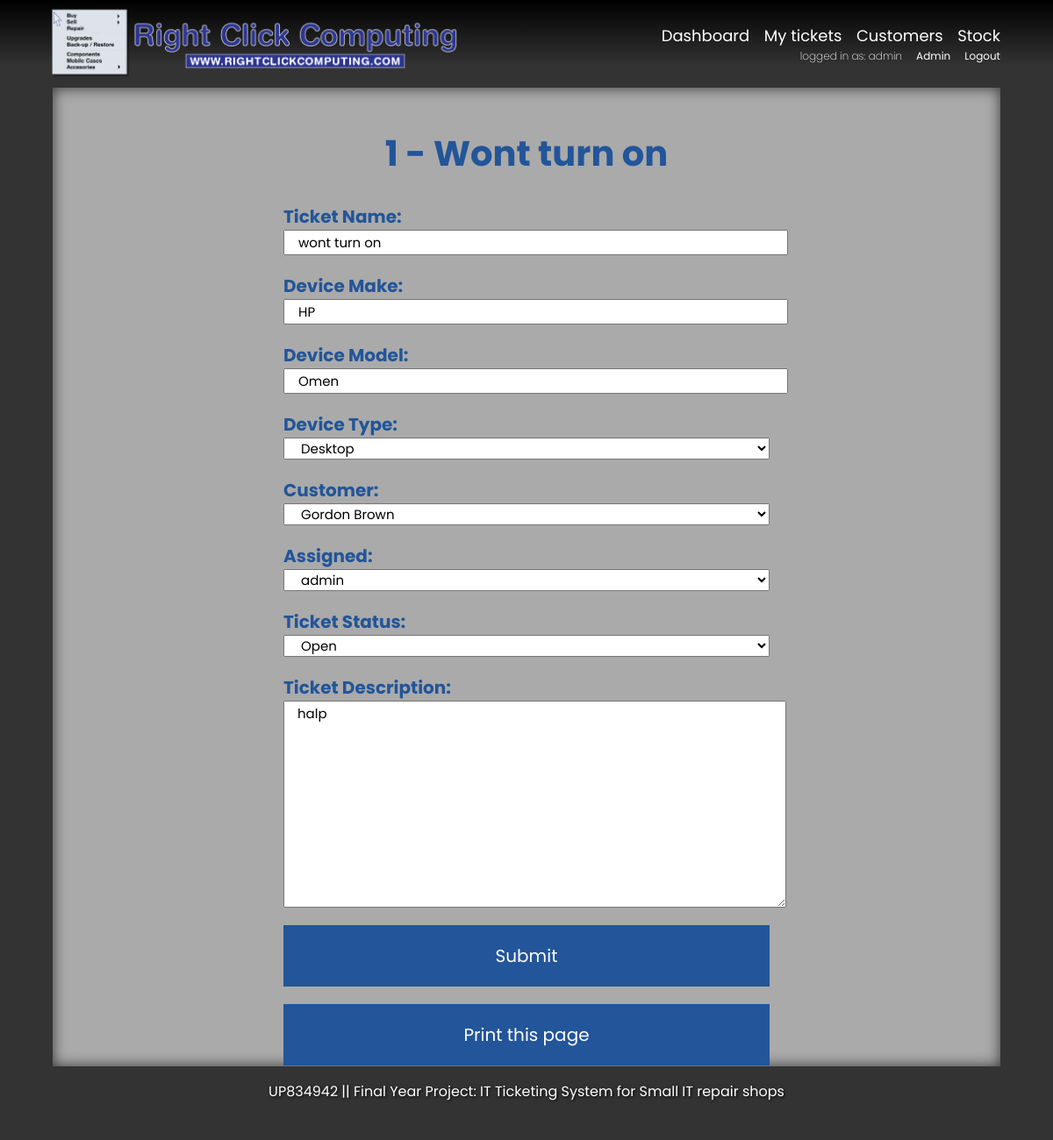
Before: /dashboard/tickets/1/ (signed in) with the older database file.
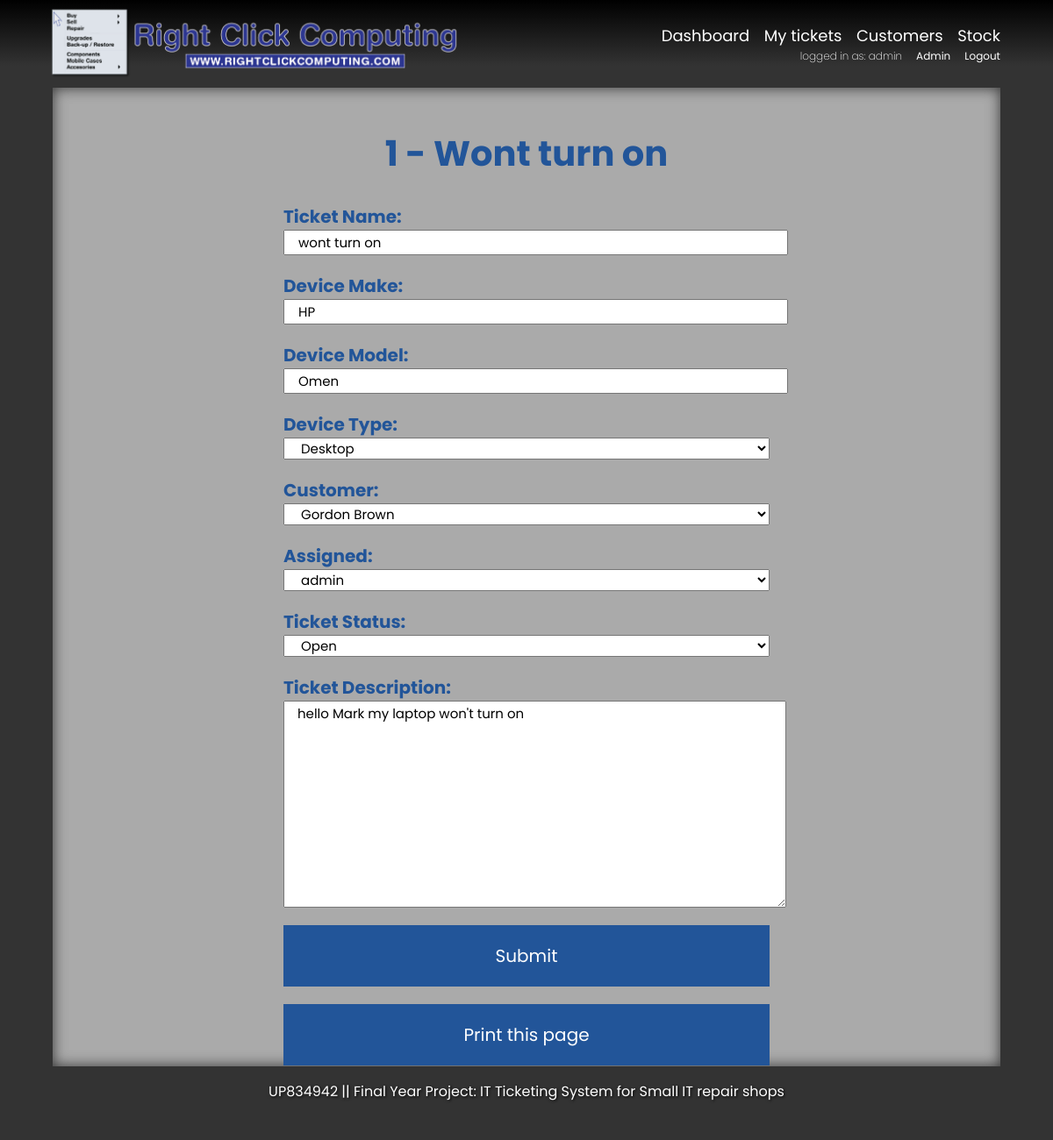
After: the same page with the newer database file.
### ticketingsystem/models.py (models this page shows, shortened)
class Ticket(models.Model):
    TICKET_STATUS = [('Open', 'Open'), ('Waiting on Customer', 'Waiting on Customer'), ('Waiting for Parts', 'Waiting for Parts'), ('Closed', 'Closed')]
    DEVICE_TYPES = [('Mobile Phone', 'Mobile Phone'), ('Laptop', 'Laptop'), ('Desktop', 'Desktop'), ('Games Console', 'Games Console'), ('Tablet', 'Tablet'), ('Smart device', 'Smart Device'), ('Other', 'Other')]
    ticketName = models.CharField(max_length=100, verbose_name="Ticket Name")
    deviceMake = models.CharField (max_length=30, verbose_name="Device Make")
    deviceModel = models.CharField(max_length=50, verbose_name="Device Model")
    deviceType = models.CharField(max_length=15, choices=DEVICE_TYPES, verbose_name="Device Type")
    customer = models.ForeignKey(Customer, on_delete=models.PROTECT, verbose_name="Customer")
    assigned = models.ForeignKey(User, on_delete=models.SET_NULL, null=True, blank=True, editable=True, related_name="assignedTechnician", verbose_name="Assigned")
    ticketStatus = models.CharField(max_length=30, choices=TICKET_STATUS, verbose_name="Ticket Status")
    createdDate = models.DateTimeField(auto_now_add=True, editable=False, verbose_name="Created On")
    createdBy = models.ForeignKey(User, on_delete=models.DO_NOTHING, null=True, editable=False, related_name="createdByTechnician", verbose_name="createdBy")
    lastUpdated = models.DateTimeField(auto_now=True, verbose_name="Last Update Date")
    updatedBy = models.ForeignKey(User, on_delete=models.DO_NOTHING, null=True, editable=False, related_name="updatedByTechnician", verbose_name="Updated By")
    ticketDescription = models.TextField(verbose_name="Ticket Description")
    class meta:
        ordering = ['-id']

### ticketingsystem/views.py (the view)
def ticket_detail (request, ticket_id):
    try:
        ticket = Ticket.objects.get(id=ticket_id)
    except Ticket.DoesNotExist:
        raise Http404('ticket not found')
    form = ticketForm(instance=ticket)
    if request.method == 'POST':
        form = ticketForm(request.POST, instance=ticket)
        if form.is_valid():
            form.save()
            return HttpResponseRedirect('/dashboard/')
    context = {'form': form.as_p,
    'ticket': ticket}
    return render(request, 'ticket_detail.html', context)

### ticketingsystem/models.py (called while the page is built)
    def __str__(self):
        return self.firstName + ' ' + self.lastName

### ticketingsystem/templates/ticket_detail.html (shortened to what this page needs)
{% extends 'base.html'%}
{% block content %}
{% load static %}
{% if user.is_authenticated %}
<link rel="stylesheet" href="{% static 'print.css' %}" media = "print">
<div id = 'ticketInfo'>
<div id = 'objectForm'>
    <h1 id = ticketTitle>{{ ticket.id}} - {{ ticket.ticketName | capfirst}}</h1>
        <form action  ="" method = "POST">
            {{form}}
        <input id = "submit" type ="submit" name = "submit">
    </form>
    <button id = "print" onclick="window.print()"> Print this page </button>
    </div>
</div>
{% else %}
    <h1 id = "nolog"> You are not logged in! Please login to view this ticket </h1>
{% endif %}
{% endblock %}

Changed rows visible on the page:
changed Ticket "Wont turn on": ticketDescription "halp" → "hello Mark my laptop won't turn on"
